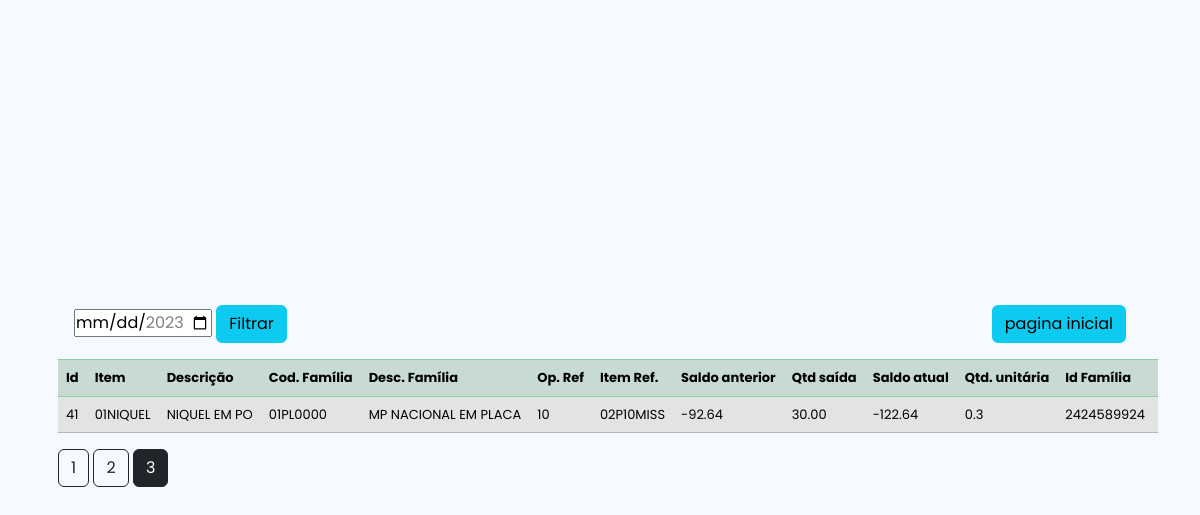
The page /lista_movimento?page=3 on the database its author committed.
### models/models.py (models this page shows, shortened)
class Movimentos_estoque(db.Model):
    __tablename__='movimentos_estoque'
    id = db.Column(db.Integer, primary_key=True)
    item_movimento = db.Column(db.String)
    descrProdMalha = db.Column(db.String)
    codFamMalha = db.Column(db.String)
    descrFamMalha = db.Column(db.String)
    op_referencia = db.Column(db.Integer, db.ForeignKey('ops.numero_op'))
    item_referencia = db.Column(db.String)
    saldo_anterior = db.Column(db.Integer)
    quantidade_movimento = db.Column(db.Integer)
    saldo_atual = db.Column(db.Integer)
    quantProdMalha = db.Column(db.Integer)
    idFamMalha = db.Column(db.Integer)
    idMalha = db.Column(db.Integer)
    idProdMalha = db.Column(db.Integer)
    intProdMalha = db.Column(db.String)
    percPerdaProdMalha = db.Column(db.Integer)
    pesoBrutoProdMalha = db.Column(db.Integer)
    pesoLiqProdMalha = db.Column(db.Integer)
    tipoProdMalha = db.Column(db.String)
    uAltProdMalha = db.Column(db.String)
    uIncProdMalha = db.Column(db.String)
    unidProdMalha = db.Column(db.String)
    data_movimento = db.Column(db.String)
    hora_movimento = db.Column(db.String)

### main.py (the view)
@app.route('/lista_movimento', methods = ['GET','POST'])
def lista_movimento():
    page = request.args.get('page', 1, type=int)
    dados = Movimentos_estoque.query.paginate(page=page,per_page=20)
    return  render_template('lista_movimento.html',  movimentos = dados)

### templates/lista_movimento.html (shortened to what this page needs)
{% extends 'base.html' %}
{% block body %}
<div class="container">
    <div class="row">
        <div class="col md-12">
            <div class="p-3 table-responsive">
                <div class="col  md-3 p-3">
                    <form action="{{url_for('lista_movimento_filtro')}}" method="get">
                        <input type="date" id="data" name="data_movimento"
                        value="2023/01/01"
                        min="2023-01-01" max="2023-12-31">
                        <button type="submit" class="btn btn-info">Filtrar</button>
                        <a href="{{url_for('index')}}" class="btn btn-info float-end">pagina inicial</a>
                    </form>
                </div>
                <table class="table table table-striped table-secondary">
                    <tr class="table-success">
                        <th>Id</th>
                        <th>Item</th>
                        <th>Descrição</th>
                        <th>Cod. Família</th>
                        <th>Desc. Família</th>
                        <th>Op. Ref</th>
                        <th>Item Ref.</th>
                        <th>Saldo anterior</th>
                        <th>Qtd saída</th>
                        <th>Saldo atual</th>
                        <th>Qtd. unitária</th>
                        <th>Id Família</th>
                        <th>Id Malha</th>
                    </tr>
                    {% for row in movimentos.items %}
                    <tr>
                        <td>{{row.id}}</td>
                        <td>{{row.item_movimento}}</td>
                        <td>{{row.descrProdMalha}}</td>
                        <td>{{row.codFamMalha}}</td>
                        <td>{{row.descrFamMalha}}</td>
                        <td>{{row.op_referencia}}</td>
                        <td>{{row.item_referencia}}</td>
                        <td>{{"%.2f" % row.saldo_anterior}}</td>
                        <td>{{"%.2f" % row.quantidade_movimento}}</td>
                        <td>{{"%.2f" % row.saldo_atual}}</td>
                        <td>{{row.quantProdMalha}}</td>
                        <td>{{row.idFamMalha}}</td>
                        <td>{{row.idMalha}}</td>
                    </tr>
                    {% endfor %}
                </table>
                {% for page_num in movimentos.iter_pages(left_edge=1, right_edge=1,
                    left_current=1, right_current=2) %} {% if page_num %} {% if movimentos.page ==
                    page_num %}
                    <a
                      class="btn btn-dark mb-4"
                      href="{{ url_for('lista_movimento', page=page_num) }}"
                      >{{ page_num }}</a
                    >
                    {% else %}
                    <a
                      class="btn btn-outline-dark mb-4"
                      href="{{ url_for('lista_movimento', page=page_num) }}"
                      >{{ page_num }}</a
                    >
                    {% endif %} {% else %} ... {% endif %} {% endfor %}
            </div>
        </div>
    </div>
</div>
{% endblock %}

### static/style.css (style rules this page uses)
* { margin: 0; padding: 0; box-sizing: border-box; font-family: "Poppins", sans-serif; }
body { background: #F6F9FF; height: 100vh; width: 100%; display: flex; justify-content: center; align-items: center; color: #434343; font-size: 16px; }
table { white-space: nowrap; font-size: 13px; }

### rows shown on the page
Movimentos_estoque: id "41", item_movimento "01NIQUEL", descrProdMalha "NIQUEL EM PO", codFamMalha "01PL0000", descrFamMalha "MP NACIONAL EM PLACA", op_referencia "10", item_referencia "02P10MISS", saldo_anterior "-92.64", quantidade_movimento "30.00", saldo_atual "-122.64", quantProdMalha "0.3", idFamMalha "2424589924"

### other values the page prints
{{ page_num }} "1" "2"
{{ page_num }} "3"
